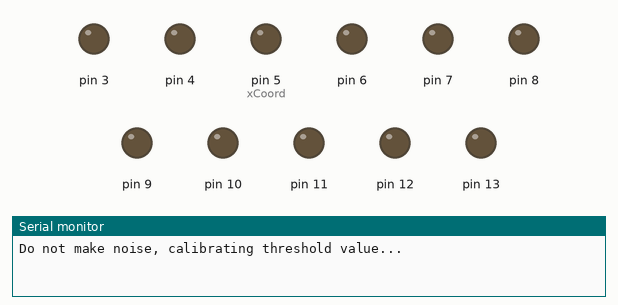
Recording of a sketch running on a simulated Arduino Uno, built with avr-gcc and run on an emulated ATmega328P. Shown: output pins drawn as LEDs (lit = HIGH), the last lines printed to the serial monitor. Random numbers use the default seed unless the sketch sets one; pins used as bus, display or sensor lines are not drawn.

Above: at 0.1 s.
At 1.1 s:
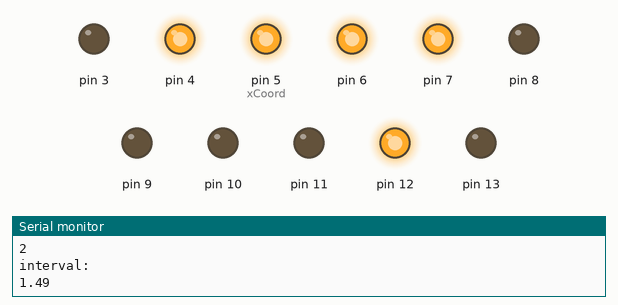
At 10.6 s:
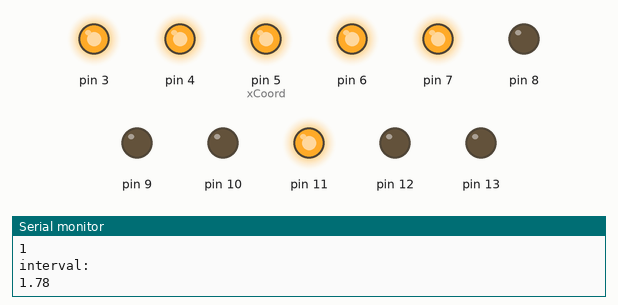
At 20.6 s:
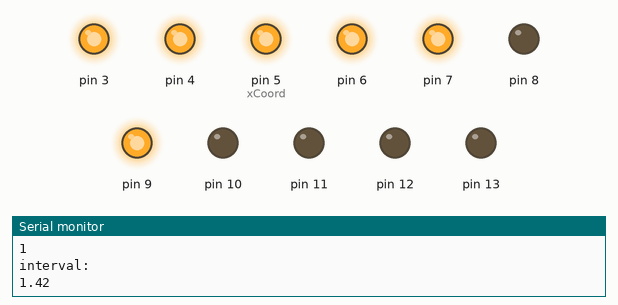
At 30.1 s:
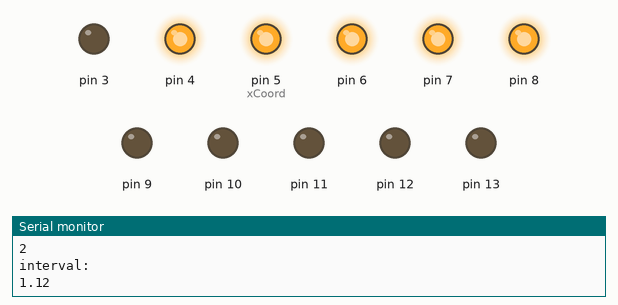
At 39.75 s:
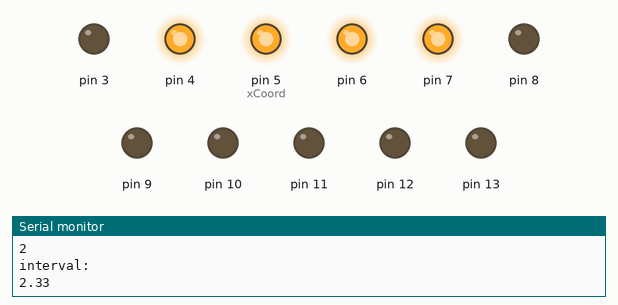
Timing chart, 0 to 40.0 s (numbered marks = the images above):
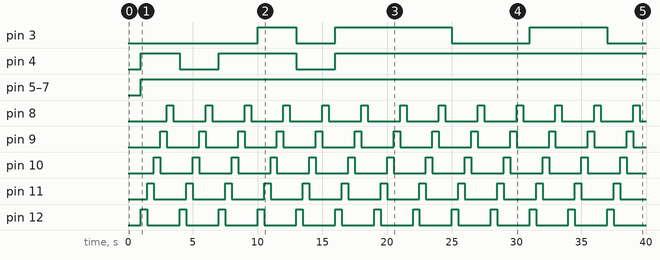

Measured:
- by itself, pin 3: goes HIGH 3.0 s, LOW 3.0 s, HIGH 9.0 s, LOW 6.0 s, HIGH 6.0 s, then LOW
- by itself, pin 4: goes HIGH 3.0 s, LOW 3.0 s, HIGH 6.0 s, LOW 3.0 s, then HIGH
- by itself, pin 5 (xCoord), pin 6, pin 7: LOW → HIGH at 1.0 s
- by itself, pin 8–12: alternates HIGH for 0.50 s and LOW for 2.5 s

The sketch:

attempt1.ino
```cpp
#include <Arduino.h>

volatile double sensorValue = 0;
int interruptPin = 2;
double threshold =0;
int x [3];
int y [4];
int xCoord;
int yCoord;


class Obstacle {
  private:
    int height;
    double interval;

  public:
    Obstacle();
    void setHeight();
    void setInterval();
    int getHeight();
    double getInterval();
};

Obstacle::Obstacle() {
  setHeight();
  setInterval();

}

void Obstacle::setHeight() {
  height = (int)random(3)+1;
}

int Obstacle::getHeight() {
  return height;
}

void Obstacle::setInterval() {
  interval = ((double)(random(200)+100))/100.0;
}

double Obstacle::getInterval() {
  return interval;
};


/*class Player {
  private:
    int height;

  public:
    Player(int h);
    void jump(int jumpHeight);
}

Player::Player(int h) {
  height = h;
}

void Player::jump(int jumpHeight) {
  if (jumpHeight == 2) {
    //animate
    //(1,2), (1,3)
    //bring obstacle closer
    //(1,3), (1,4)
    //bring obstacle closer
    //then come back down
  }
  else if(jumpHeight == 3){
    //animate
    //(1,2), (1,3)
    //bring obstacle closer
    //(1,3), (1,4)
    //bring obstacle closer
    //(1,4), (1,5)
    //bring obstacle closer
    //then come back down
  }
  else if(jumpHeight ==4){
    //animate
    //(1,2), (1,3)
    //bring obstacle closer
    //(1,3), (1,4)
    //bring obstacle closer
    //(1,4), (1,5)
    //bring obstacle closer
    //(1,5), (1,6)
    //bring obstacle closer
    //then come back down
  }
  else {
    //do nothing ie keep the bottom two lights on
  }
};

*/


void setup() {
  Serial.begin(9600);
  Serial.println("Do not make noise, calibrating threshold value...");
  delay(1000);
  threshold = analogRead(A0);
  Serial.print("Threshold value: ");
  Serial.println(threshold);
  DDRD = B11111110;
  DDRB = B111111;

}
void loop() {

  Obstacle thing;
  Serial.println(thing.getHeight());
  Serial.println("\ninterval:");
  Serial.println(thing.getInterval());

  createObstacle(thing);

  delay(500);
  for (int i = 0; i < 5; i ++) {
    moveObstacle();
    delay(500);
  }


  /*sensorValue = analogRead(A0);
  Serial.println(sensorValue);
  if (sensorValue > threshold) {
    if (sensorValue < threshold +10) {
      //jumpDude(2)
      //obstacle x-coordinate ++
      //hold jump
      //obstacle x-coordinate ++
      //come back down
    }
    else if(sensorValue < threshold +20) {
      //jumpDude(3)

    }
    else if(sensorValue <threshold +30) {
      //jumpDude(4)
      //
    }
    else {
      //check if obstacle collides with dude
      //if yes, call game over
      //if not, move object closer to dude
    }
  }
  delay(500);*/
}

//interrupt does not work on analog in???
void readMic () {
  sensorValue = analogRead(A0);
}

void jumpDude(int height) {
  //dude led y-coordinate + height
}

void moveObstacle() {
  //move all obstacle LEDs by 1 x-coordinate to the left
  //ie decrement x-coordinate of all obstacle LEDs
  xCoord --;
  PORTD = B11111111;
  PORTB = B000000;
  digitalWrite(xCoord+7, HIGH);
  if (yCoord ==1) {
    PORTD = B11111011;
  }
  else if(yCoord ==2) {
    PORTD = B11110011;
  }
  else if(yCoord ==3) {
    PORTD = B11100011;
  }
}

void createObstacle(Obstacle thing) {

  //height of 1:
  if(thing.getHeight() == 1) {
    PORTD = B11111000;
    PORTB = B010000;
    xCoord =5;
    yCoord=1;
  }

  //height of 2:
  else if(thing.getHeight() == 2) {
    PORTD = B11110000;
    PORTB = B010000;
    xCoord = 5;
    yCoord = 2;
  }

  //height of 3:
  else {
    PORTD = B11100000;
    PORTB = B010000;
    xCoord = 5;
    yCoord = 3;
  }

}
```

Obstacle.ino
```cpp
/*class Obstacle {
  private:
    int height;
    double interval;

  public:
    Obstacle();
    void setHeight();
    void setInterval();
    int getHeight();
    double getInterval();
};

Obstacle::Obstacle() {
  setHeight();
  setInterval();

}

void Obstacle::setHeight() {
  height = (int)random(3)+1;
}

int Obstacle::getHeight() {
  return height;
}

void Obstacle::setInterval() {
  interval = ((double)(random(200)+100))/100.0;
}

double Obstacle::getInterval() {
  return interval;
}*/
```

Player.ino
```cpp
/*class Player {
  private:
    int height;

  public:
    Player(int h);
    void jump(int jumpHeight);
}

Obstacle::Obstacle(int h) {
  height = h;
}

void Obstacle::jump(int jumpHeight) {
  if (jumpHeight == 2) {
    //animate
    //(1,2), (1,3)
    //bring obstacle closer
    //(1,3), (1,4)
    //bring obstacle closer
    //then come back down
  }
  else if(jumpHeight == 3){
    //animate
    //(1,2), (1,3)
    //bring obstacle closer
    //(1,3), (1,4)
    //bring obstacle closer
    //(1,4), (1,5)
    //bring obstacle closer
    //then come back down
  }
  else if(jumpHeight ==4){
    //animate
    //(1,2), (1,3)
    //bring obstacle closer
    //(1,3), (1,4)
    //bring obstacle closer
    //(1,4), (1,5)
    //bring obstacle closer
    //(1,5), (1,6)
    //bring obstacle closer
    //then come back down
  }
  else {
    //do nothing ie keep the bottom two lights on
  }
}*/
```
